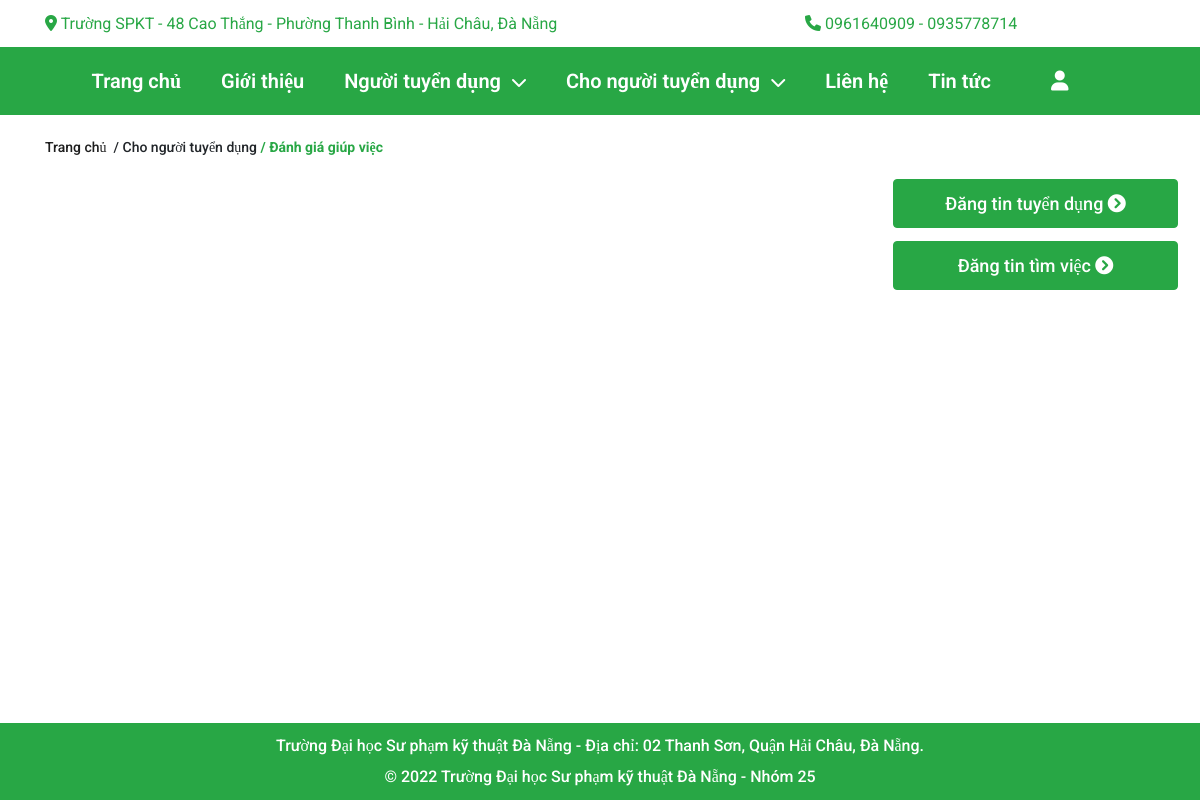
Page /?act=ratehelp&xuli=list (signed in) on the earlier database version.
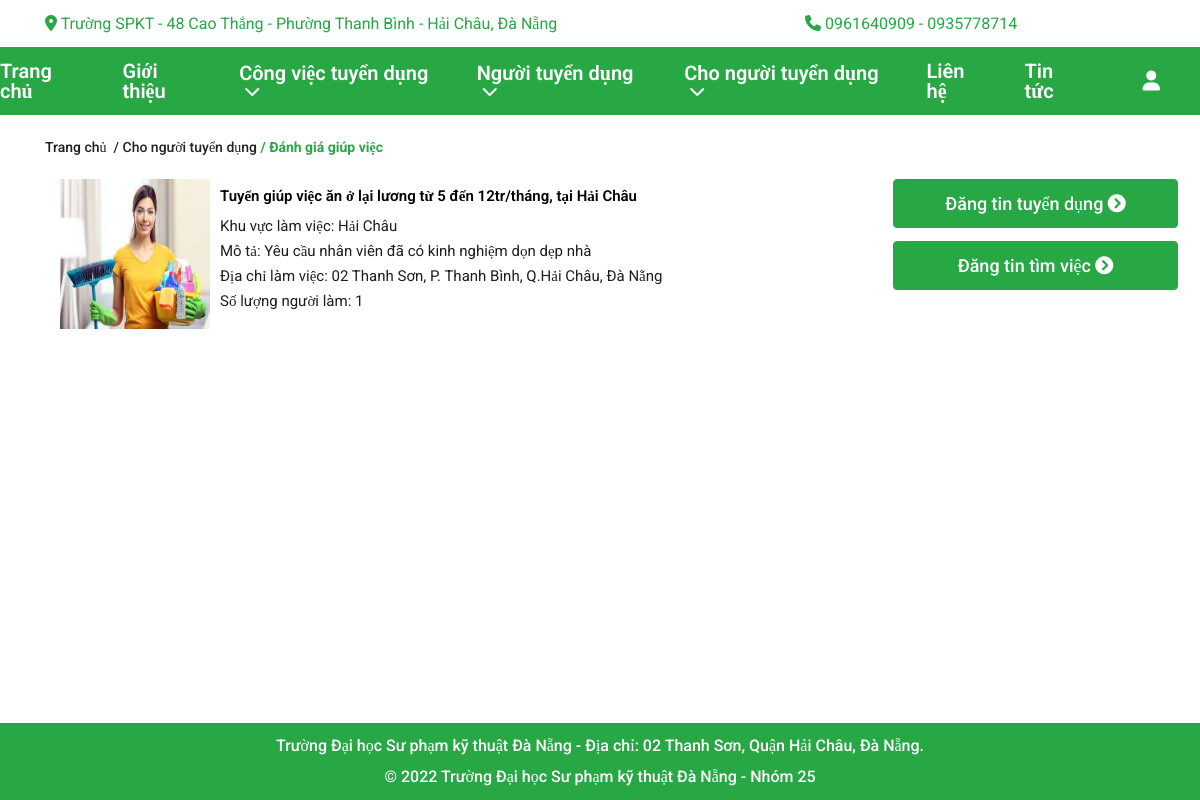
Same page on the later database version.
### tables this page shows
CREATE TABLE `congviec` (
  `maCV` int(11) NOT NULL,
  `maTK` int(11) NOT NULL,
  `maDMCV` int(11) NOT NULL,
  `tenCV` varchar(255) NOT NULL,
  `khuVuc` int(11) NOT NULL,
  `soLuong` int(11) NOT NULL,
  `trinhDoHV` varchar(255) NOT NULL,
  `gioiTinhYC` varchar(10) NOT NULL,
  `chucVu` varchar(255) NOT NULL,
  `luong` varchar(255) NOT NULL,
  `diaChi` varchar(255) NOT NULL,
  `time` varchar(255) NOT NULL,
  `moTa` varchar(255) NOT NULL,
  `tinhTrang` int(11) NOT NULL,
  `tinhTrangDaUT` int(11) NOT NULL,
  `thoiGianDang` varchar(255) NOT NULL
);

CREATE TABLE `hinhanhcv` (
  `maHA` int(11) NOT NULL,
  `maCV` int(11) NOT NULL,
  `tenHinh` varchar(255) NOT NULL,
  `hinhAnhCV` varchar(255) NOT NULL
);

CREATE TABLE `quanhuyen` (
  `idQuan` int(11) NOT NULL,
  `tenQuan` varchar(255) NOT NULL
);

### Controllers/RateController.php (called while the page is built, shortened)
<?php
    require_once("./Models/rateModel.php");
    class RateController{
        var $rate_model;
        public function __construct()
        {
             $this->rate_model = new rate();
        }
        public function list()
        {
            $data = $this->rate_model->congviec($_SESSION['login']['maTK']);
            require_once("./Views/index.php");
        }
    }
?>

### Models/connection.php (called while the page is built, shortened)
<?php
    class connection{
        function __construct()
        {
            $severname ="localhost";
            $username ="root";
            $password ="root";
            $db_name ="gtngv";
            $this->conn = new mysqli($severname,$username,$password,$db_name);
        }
    }

### Models/model.php (called while the page is built, shortened)
<?php
    require_once("connection.php");
    class model
    {
        function __construct()
        {
            $conn_obj = new connection();
            $this->conn = $conn_obj->conn;
        }
    }
?>

### Models/rateModel.php (called while the page is built, shortened)
<?php
    require_once("model.php");
    class rate extends model{
        function congviec($maTK){
            $query = "SELECT * FROM congviec as cv, danhsachungvien as dsuv,hinhanhcv as ha,quanhuyen as qh
            WHERE cv.maCV=dsuv.maCV and ha.maCV=cv.maCV and dsuv.khXacNhan=1 and qh.idQuan=cv.khuVuc and cv.maTK = $maTK GROUP BY cv.maCV;";
            require("result.php");
            return $data;
        }
    }
?>

### Models/result.php (called while the page is built)
<?php
    $result = $this->conn->query($query);
    $data = array();
    while ($row = $result->fetch_assoc()) {
        $data[] = $row;
    }
?>

### Views/rate/rate.php (the view, shortened to what the changed rows need)
<section class="main">
    <div class="container">
        <div class="product__content">
            <div class="container">
                <div class="row">
                    <div class="product-list col-lg-9" >
                        <?php
                        for ($i = 0; $i < (count($data)); $i++) {?>
                            <div class="work_new_content">
                                <a href="?act=ratehelp&xuli=chitiet&id=<?= $data[$i]['maCV'] ?>" style="display: block;">
                                    <div style="display: flex;">
                                        <div class="work_new_content_img">
                                            <img style="width:150px;height:150px;" src="./Publics/images/<?php echo $data[$i]['tenHinh'] ?>" alt="">
                                        </div>
                                        <div class="work_new_content_right">
                                            <p class="work_new_name"><?= $data[$i]['tenCV'] ?></p>
                                            <p class="work_new_detail">Khu vực làm việc: <?= $data[$i]['tenQuan'] ?></p>
                                            <p class="work_new_detail">Mô tả: <?= $data[$i]['moTa'] ?></p>
                                            <p class="work_new_detail">Địa chỉ làm việc: <?= $data[$i]['diaChi'] ?></p>
                                            <p class="work_new_detail">Số lượng người làm: <?= $data[$i]['soLuong'] ?></p>
                                        </div>
                                    </div>
                                </a>
                            </div>
                        <?php } ?>
                    </div>
                </div>
            </div>
        </div>
    </div>
</section>

### Views/header_footer/header.php (shortened to what the changed rows need)
<nav id="nav">
    <ul class="nav-list">
        <?php
            if(isset($_SESSION['isLogin_Giupviec'])|| isset($_SESSION['isLogin_Admin']) || isset($_SESSION['isLogin_Nhanvien'])){
        ?>
        <li class="nav-list__item">
            <a href="">
                Công việc tuyển dụng
            </a>
            <i class="fas fa-chevron-down"></i>
        </li>
        <?php } ?>
    </ul>
</nav>

Differences in the rows shown:
added congviec: hinhanhcv.tenHinh (picture), tenCV "Tuyển giúp việc ăn ở lại lương từ 5 đến 12tr/tháng, tại Hải Châu", quanhuyen.tenQuan "Hải Châu", moTa "Yêu cầu nhân viên đã có kinh nghiệm dọn dẹp nhà", diaChi "02 Thanh Sơn, P. Thanh Bình, Q.Hải Châu, Đà Nẵng", soLuong "1"
Other differences:
text now shown: "Công việc tuyển dụng"
